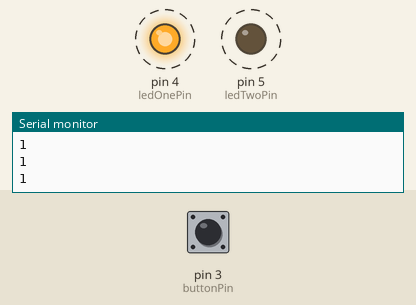
Bench run of a sketch on a simulated Arduino Uno, built with avr-gcc and run on an emulated ATmega328P. On the bench: output pins drawn as LEDs (lit = HIGH), the last lines printed to the serial monitor. Dashed ring = blinking. The test bench sets the inputs (shaded band); at power-on: pin 3 (buttonPin) LOW.

Above: at 0.91 s.
1.3 s: pin 3 (buttonPin) pulled HIGH for 0.15 s
At 2.4 s:
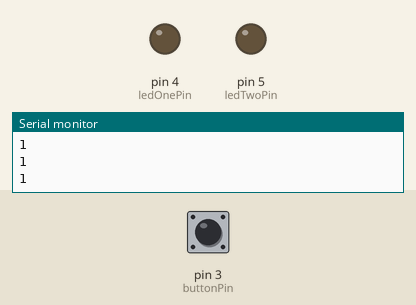
2.9 s: pin 3 (buttonPin) pulled HIGH for 1 s
At 3.0 s:
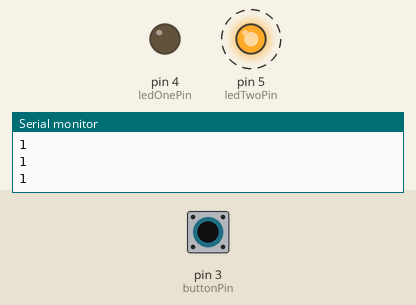
5.9 s: pin 3 (buttonPin) pulled HIGH for 3.2 s
At 6.8 s:
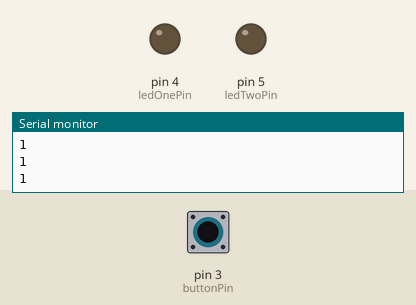
Timing chart, 0 to 8.9 s (numbered marks = the images above; inputs shaded):
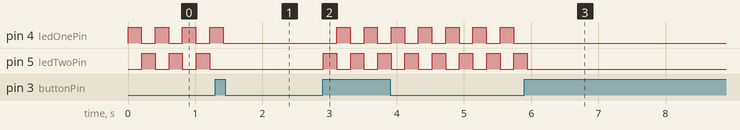

The sketch:

activity3exercise2.ino
```cpp
// pins
int buttonPin = 3;
int ledOnePin = 4;
int ledTwoPin = 5;
// delays
int longDelay = 200;
int shortDelay = 5;
// state
bool buttonState = HIGH;

void setup() {
  // initialize led pins as outputs
  pinMode(ledOnePin, OUTPUT);
  pinMode(ledTwoPin, OUTPUT);

  // initialize button pin as input
  pinMode(buttonPin, INPUT);

  // initialize interrupt
  attachInterrupt(digitalPinToInterrupt(buttonPin), blink, RISING);
  Serial.begin(9600);
}

void loop() {
    // alternate flashing the two LEDs
    Serial.println(buttonState);
    digitalWrite(ledOnePin, HIGH);
    delay(longDelay);
    digitalWrite(ledOnePin, LOW);
    while(buttonState==LOW)
    {
      delay(shortDelay);

    }
    delay(shortDelay);
    digitalWrite(ledTwoPin, HIGH);
    delay(longDelay);
    digitalWrite(ledTwoPin, LOW);
    while(buttonState==LOW)
    {
      delay(shortDelay);
    }


}

void blink() {
  buttonState = !buttonState;
  delay(100);
}
```

Measured:
- after the input at 1.3 s, pin 4 (ledOnePin): goes on until 1.4 s, then stays LOW; pin 5 (ledTwoPin): stops changing and stays LOW
- after the input at 2.9 s, pin 4 (ledOnePin): alternates HIGH for 0.20 s and LOW for 0.21 s, starting after 0.21 s; pin 5 (ledTwoPin): alternates HIGH for 0.20 s and LOW for 0.21 s, starting at once
- after the input at 5.9 s, pin 4 (ledOnePin): stops changing and stays LOW; pin 5 (ledTwoPin): goes on until 5.9 s, then stays LOW
- by itself, pin 4 (ledOnePin), pin 5 (ledTwoPin): alternates HIGH for 0.20 s and LOW for 0.21 s
